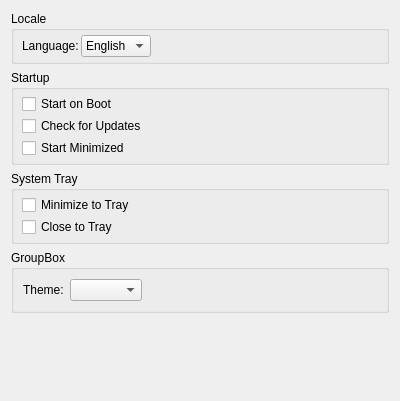
<?xml version="1.0" encoding="UTF-8"?>
<ui version="4.0">
 <class>Application</class>
 <widget class="QWidget" name="Application">
  <property name="geometry">
   <rect>
    <x>0</x>
    <y>0</y>
    <width>400</width>
    <height>401</height>
   </rect>
  </property>
  <layout class="QVBoxLayout" name="verticalLayout">
   <item>
    <widget class="QGroupBox" name="groupBox_2">
     <property name="title">
      <string>Locale</string>
     </property>
     <layout class="QHBoxLayout" name="horizontalLayout">
      <property name="spacing">
       <number>2</number>
      </property>
      <property name="leftMargin">
       <number>8</number>
      </property>
      <property name="topMargin">
       <number>4</number>
      </property>
      <property name="rightMargin">
       <number>4</number>
      </property>
      <property name="bottomMargin">
       <number>4</number>
      </property>
      <item>
       <layout class="QFormLayout" name="formLayout">
        <item row="0" column="0">
         <widget class="QLabel" name="label">
          <property name="text">
           <string>Language:</string>
          </property>
         </widget>
        </item>
        <item row="0" column="1">
         <widget class="QComboBox" name="language">
          <item>
           <property name="text">
            <string notr="true">English</string>
           </property>
          </item>
         </widget>
        </item>
       </layout>
      </item>
      <item>
       <spacer name="horizontalSpacer">
        <property name="orientation">
         <enum>Qt::Horizontal</enum>
        </property>
        <property name="sizeHint" stdset="0">
         <size>
          <width>234</width>
          <height>20</height>
         </size>
        </property>
       </spacer>
      </item>
     </layout>
    </widget>
   </item>
   <item>
    <widget class="QGroupBox" name="groupBox">
     <property name="title">
      <string>Startup</string>
     </property>
     <layout class="QVBoxLayout" name="verticalLayout_2">
      <property name="spacing">
       <number>2</number>
      </property>
      <property name="leftMargin">
       <number>8</number>
      </property>
      <property name="topMargin">
       <number>4</number>
      </property>
      <property name="rightMargin">
       <number>4</number>
      </property>
      <property name="bottomMargin">
       <number>4</number>
      </property>
      <item>
       <widget class="QCheckBox" name="startOnBoot">
        <property name="text">
         <string>Start on Boot</string>
        </property>
       </widget>
      </item>
      <item>
       <widget class="QCheckBox" name="checkForUpdates">
        <property name="text">
         <string>Check for Updates</string>
        </property>
       </widget>
      </item>
      <item>
       <widget class="QCheckBox" name="startMinimized">
        <property name="text">
         <string>Start Minimized</string>
        </property>
       </widget>
      </item>
     </layout>
    </widget>
   </item>
   <item>
    <widget class="QGroupBox" name="groupBox_3">
     <property name="title">
      <string>System Tray</string>
     </property>
     <layout class="QVBoxLayout" name="verticalLayout_3">
      <property name="spacing">
       <number>2</number>
      </property>
      <property name="leftMargin">
       <number>8</number>
      </property>
      <property name="topMargin">
       <number>4</number>
      </property>
      <property name="rightMargin">
       <number>4</number>
      </property>
      <property name="bottomMargin">
       <number>4</number>
      </property>
      <item>
       <widget class="QCheckBox" name="minimizeToTray">
        <property name="text">
         <string>Minimize to Tray</string>
        </property>
       </widget>
      </item>
      <item>
       <widget class="QCheckBox" name="closeToTray">
        <property name="text">
         <string>Close to Tray</string>
        </property>
       </widget>
      </item>
     </layout>
    </widget>
   </item>
   <item>
    <widget class="QGroupBox" name="groupBox_4">
     <property name="title">
      <string>GroupBox</string>
     </property>
     <layout class="QHBoxLayout" name="horizontalLayout_2">
      <item>
       <layout class="QFormLayout" name="formLayout_2">
        <item row="0" column="0">
         <widget class="QLabel" name="label_2">
          <property name="text">
           <string>Theme:</string>
          </property>
         </widget>
        </item>
        <item row="0" column="1">
         <widget class="QComboBox" name="theme"/>
        </item>
       </layout>
      </item>
      <item>
       <spacer name="horizontalSpacer_2">
        <property name="orientation">
         <enum>Qt::Horizontal</enum>
        </property>
        <property name="sizeHint" stdset="0">
         <size>
          <width>40</width>
          <height>20</height>
         </size>
        </property>
       </spacer>
      </item>
     </layout>
    </widget>
   </item>
   <item>
    <spacer name="verticalSpacer">
     <property name="orientation">
      <enum>Qt::Vertical</enum>
     </property>
     <property name="sizeHint" stdset="0">
      <size>
       <width>20</width>
       <height>40</height>
      </size>
     </property>
    </spacer>
   </item>
  </layout>
 </widget>
 <resources/>
 <connections/>
</ui>
